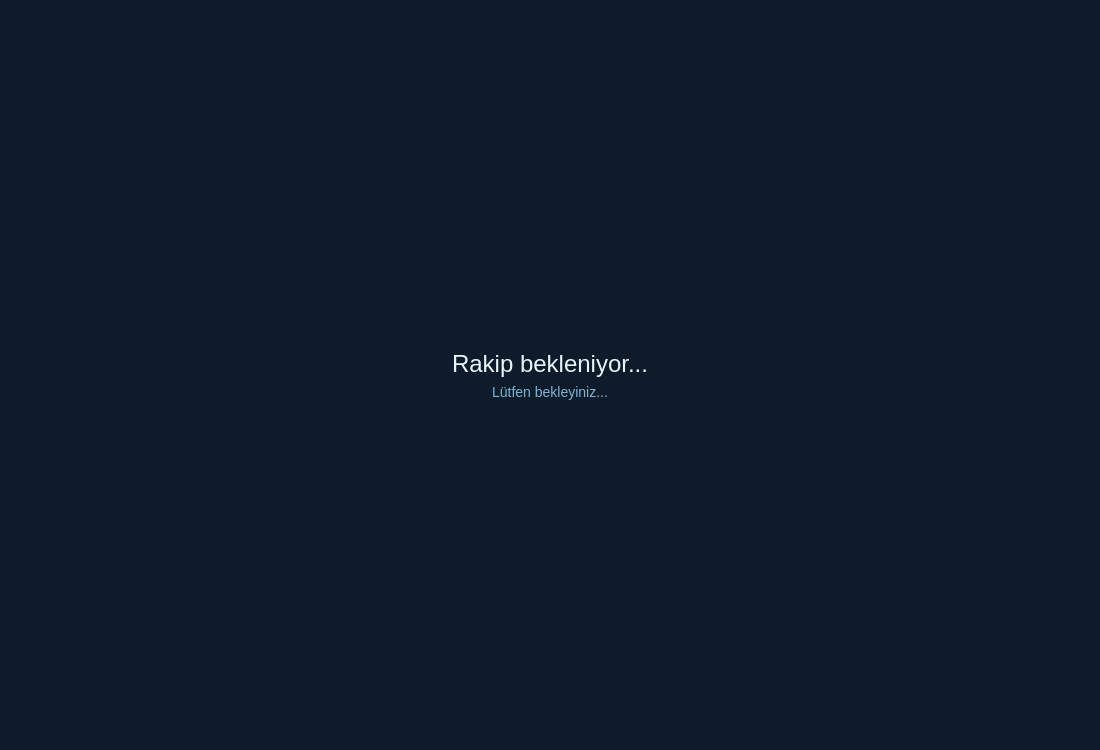
<?xml version="1.0" encoding="UTF-8"?>
<ui version="4.0">
 <class>WaitingScreen</class>
 <widget class="QWidget" name="WaitingScreen">
  <property name="geometry">
   <rect>
    <x>0</x>
    <y>0</y>
    <width>1100</width>
    <height>750</height>
   </rect>
  </property>
  <property name="windowTitle">
   <string>Amiral Battı - Bekleniyor</string>
  </property>
  <property name="styleSheet">
   <string>background-color: #0d1b2a;</string>
  </property>
  <layout class="QVBoxLayout" name="verticalLayout">
   <property name="contentsMargins">
    <number>50</number>
    <number>50</number>
    <number>50</number>
    <number>50</number>
   </property>
   <item>
    <spacer>
     <property name="orientation"><enum>Qt::Vertical</enum></property>
     <property name="sizeHint" stdset="0"><size><width>20</width><height>40</height></size></property>
    </spacer>
   </item>
   <item>
    <widget class="QLabel" name="waitLabel">
     <property name="text">
      <string>Rakip bekleniyor...</string>
     </property>
     <property name="alignment">
      <set>Qt::AlignCenter</set>
     </property>
     <property name="styleSheet">
      <string>color: #e8f4f8; font-size: 24px; font-family: Arial;</string>
     </property>
    </widget>
   </item>
   <item>
    <widget class="QLabel" name="subWaitLabel">
     <property name="text">
      <string>Lütfen bekleyiniz...</string>
     </property>
     <property name="alignment">
      <set>Qt::AlignCenter</set>
     </property>
     <property name="styleSheet">
      <string>color: #7fb3d3; font-size: 14px; font-family: Arial;</string>
     </property>
    </widget>
   </item>
   <item>
    <spacer>
     <property name="orientation"><enum>Qt::Vertical</enum></property>
     <property name="sizeHint" stdset="0"><size><width>20</width><height>40</height></size></property>
    </spacer>
   </item>
  </layout>
 </widget>
 <resources/>
 <connections/>
</ui>
